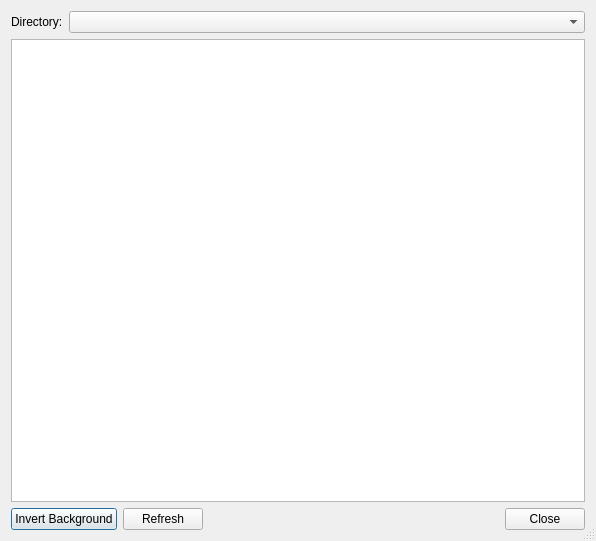
<?xml version="1.0" encoding="UTF-8"?>
<ui version="4.0">
 <class>IconsPreviewDialog</class>
 <widget class="QDialog" name="IconsPreviewDialog">
  <property name="geometry">
   <rect>
    <x>0</x>
    <y>0</y>
    <width>596</width>
    <height>541</height>
   </rect>
  </property>
  <property name="windowTitle">
   <string>Icons Preview</string>
  </property>
  <property name="sizeGripEnabled">
   <bool>true</bool>
  </property>
  <layout class="QVBoxLayout" name="verticalLayout">
   <item>
    <layout class="QHBoxLayout" name="horizontalLayout">
     <item>
      <widget class="QLabel" name="label">
       <property name="text">
        <string>Directory:</string>
       </property>
      </widget>
     </item>
     <item>
      <widget class="QComboBox" name="directoryCombo">
       <property name="sizePolicy">
        <sizepolicy hsizetype="Expanding" vsizetype="Fixed">
         <horstretch>0</horstretch>
         <verstretch>0</verstretch>
        </sizepolicy>
       </property>
       <property name="toolTip">
        <string>Select the icons directory to be shown</string>
       </property>
      </widget>
     </item>
    </layout>
   </item>
   <item>
    <widget class="QListWidget" name="iconView">
     <property name="selectionMode">
      <enum>QAbstractItemView::ExtendedSelection</enum>
     </property>
     <property name="movement">
      <enum>QListView::Free</enum>
     </property>
     <property name="flow">
      <enum>QListView::LeftToRight</enum>
     </property>
     <property name="gridSize">
      <size>
       <width>100</width>
       <height>50</height>
      </size>
     </property>
     <property name="viewMode">
      <enum>QListView::IconMode</enum>
     </property>
    </widget>
   </item>
   <item>
    <layout class="QHBoxLayout" name="horizontalLayout_2">
     <item>
      <widget class="QPushButton" name="invertButton">
       <property name="toolTip">
        <string>Select to invert the background color</string>
       </property>
       <property name="text">
        <string>Invert Background</string>
       </property>
       <property name="checkable">
        <bool>true</bool>
       </property>
      </widget>
     </item>
     <item>
      <widget class="QPushButton" name="refreshButton">
       <property name="toolTip">
        <string>Select to refresh the icons display</string>
       </property>
       <property name="text">
        <string>Refresh</string>
       </property>
      </widget>
     </item>
     <item>
      <spacer name="horizontalSpacer">
       <property name="orientation">
        <enum>Qt::Horizontal</enum>
       </property>
       <property name="sizeHint" stdset="0">
        <size>
         <width>40</width>
         <height>20</height>
        </size>
       </property>
      </spacer>
     </item>
     <item>
      <widget class="QDialogButtonBox" name="buttonBox">
       <property name="orientation">
        <enum>Qt::Horizontal</enum>
       </property>
       <property name="standardButtons">
        <set>QDialogButtonBox::Close</set>
       </property>
      </widget>
     </item>
    </layout>
   </item>
  </layout>
 </widget>
 <tabstops>
  <tabstop>directoryCombo</tabstop>
  <tabstop>iconView</tabstop>
  <tabstop>invertButton</tabstop>
  <tabstop>refreshButton</tabstop>
 </tabstops>
 <resources/>
 <connections>
  <connection>
   <sender>buttonBox</sender>
   <signal>rejected()</signal>
   <receiver>IconsPreviewDialog</receiver>
   <slot>reject()</slot>
   <hints>
    <hint type="sourcelabel">
     <x>482</x>
     <y>520</y>
    </hint>
    <hint type="destinationlabel">
     <x>389</x>
     <y>539</y>
    </hint>
   </hints>
  </connection>
 </connections>
</ui>
